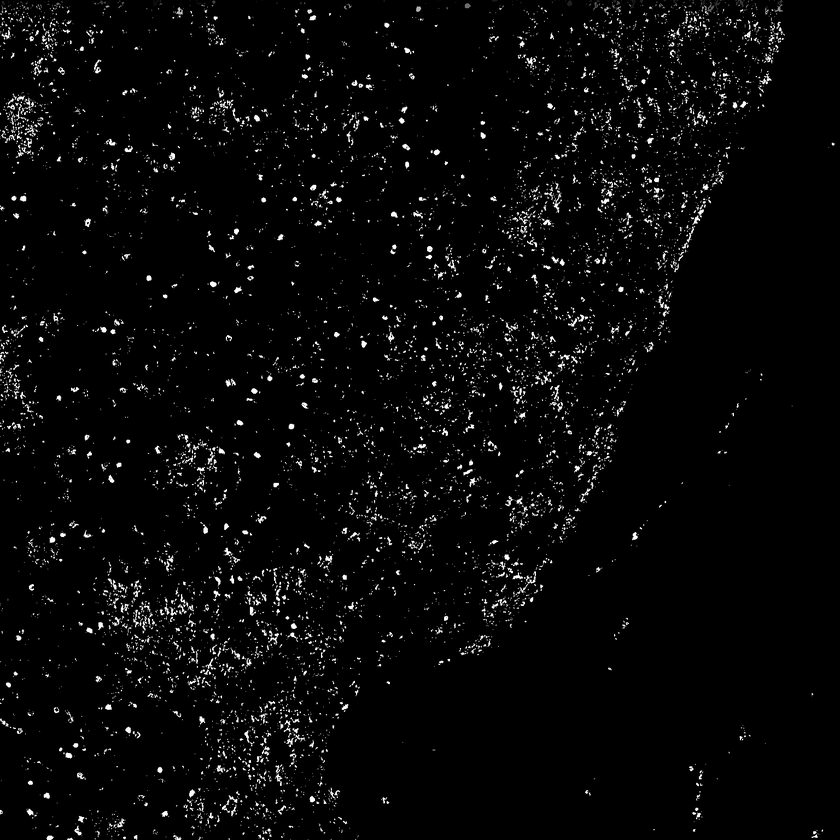
#> input picture neuron_seg/pipeline/cc/cc100.png, 840 x 840 px, shrunk from 1536 x 1536 before the run
$ python hist_img.py --image ../cc100.png
#> lines starting #> are read from the running program, lines starting #| are printed output that depends on the picture
import cv2
import matplotlib.pyplot as plt
import argparse
import numpy as np

# construct the argument parser and parse the arguments
ap = argparse.ArgumentParser()
ap.add_argument("-i", "--image", required=True, help='path to the image')
args = vars(ap.parse_args())

# generate histogram of the score image
score_img = cv2.imread(args["image"])
#> score_img is the input picture: shape (840, 840, 3); min 0, max 255, mean 8

print("maximum intensity of the image: ", np.max(score_img))
#| maximum intensity of the image:  255
print("medium intensity of the image: ", np.median(score_img))
#| medium intensity of the image:  0.0
plt.hist(score_img.ravel(), 256, [0,256])
plt.show()
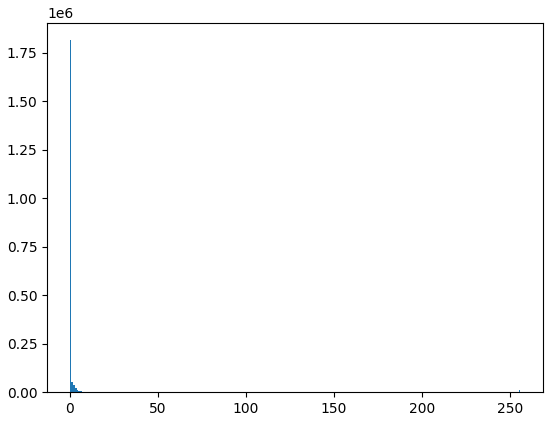
#> figure drawn by matplotlib, 1 panel; tallest bar 1815315 high, from x = 0 to 1

$ run again, on neuron_seg/pipeline/cc/cc200.png
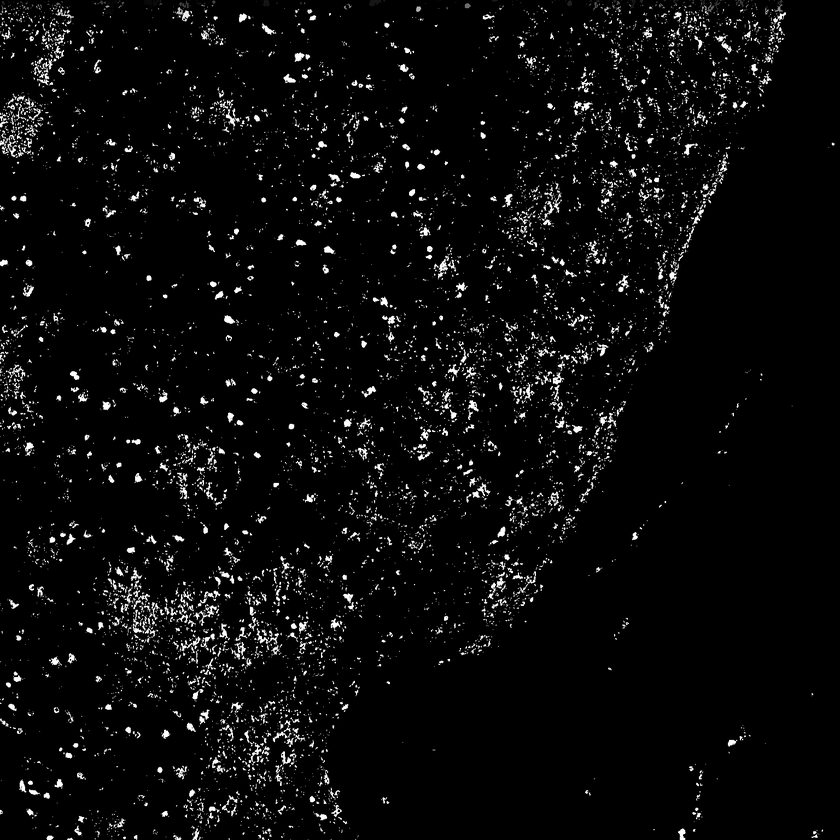
#> input picture neuron_seg/pipeline/cc/cc200.png, 840 x 840 px, shrunk from 1536 x 1536 before the run
#> score_img is the input picture: shape (840, 840, 3); min 0, max 255, mean 10.6
#| maximum intensity of the image:  255
#| medium intensity of the image:  0.0
#> `plt.show()`:
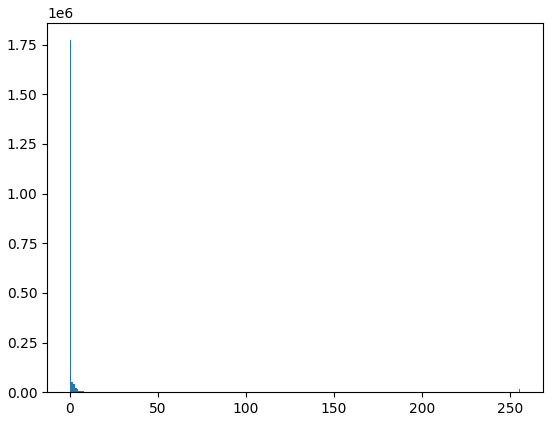
#> figure drawn by matplotlib, 1 panel; tallest bar 1772016 high, from x = 0 to 1

$ run again, on neuron_seg/pipeline/cc/cc30.png
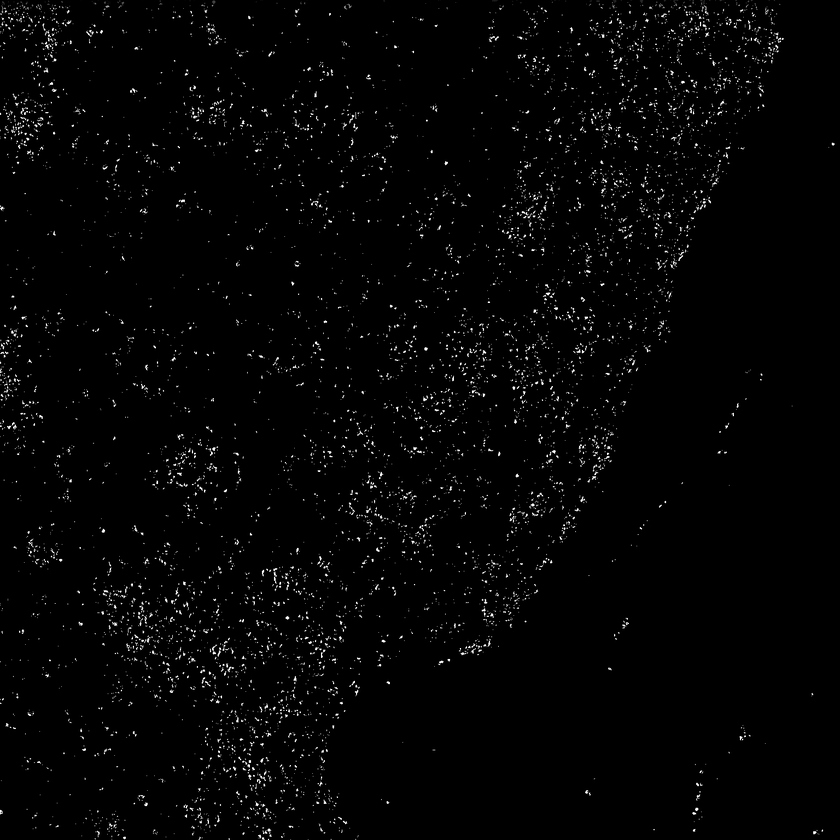
#> input picture neuron_seg/pipeline/cc/cc30.png, 840 x 840 px, shrunk from 1536 x 1536 before the run
#> score_img is the input picture: shape (840, 840, 3); min 0, max 255, mean 4.5
#| maximum intensity of the image:  255
#| medium intensity of the image:  0.0
#> `plt.show()`:
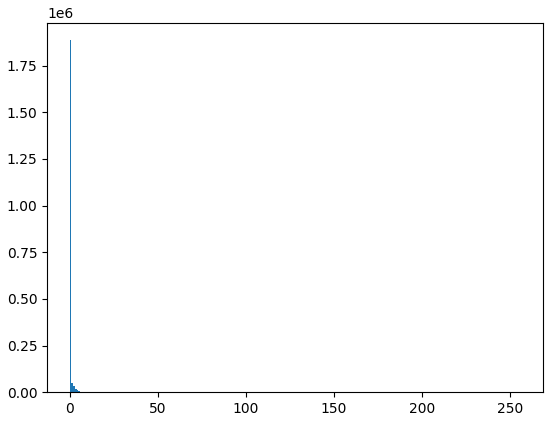
#> figure drawn by matplotlib, 1 panel; tallest bar 1886265 high, from x = 0 to 1

$ run again, on neuron_seg/pipeline/cc/cc300.png
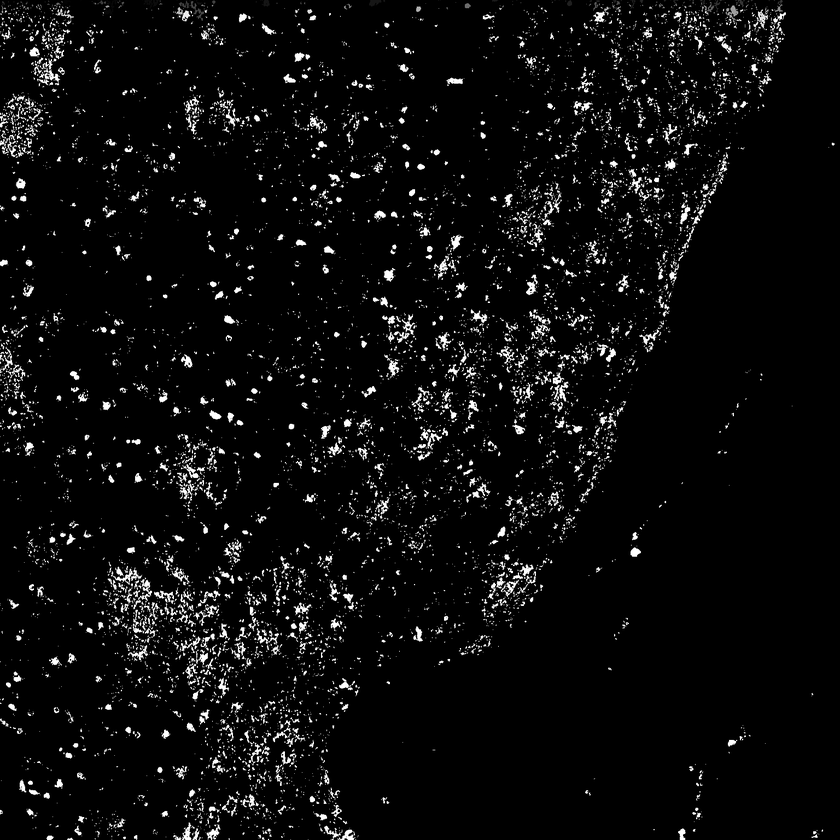
#> input picture neuron_seg/pipeline/cc/cc300.png, 840 x 840 px, shrunk from 1536 x 1536 before the run
#> score_img is the input picture: shape (840, 840, 3); min 0, max 255, mean 12.2
#| maximum intensity of the image:  255
#| medium intensity of the image:  0.0
#> `plt.show()`:
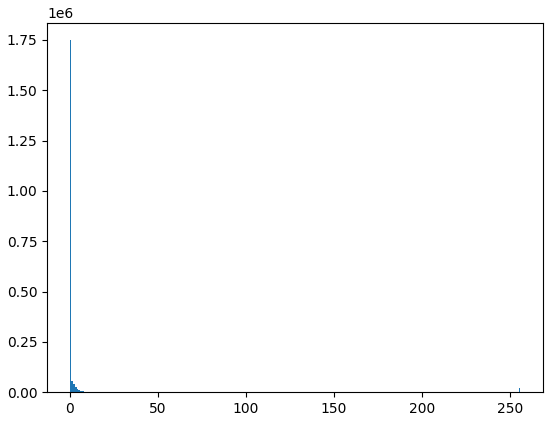
#> figure drawn by matplotlib, 1 panel; tallest bar 1748463 high, from x = 0 to 1
